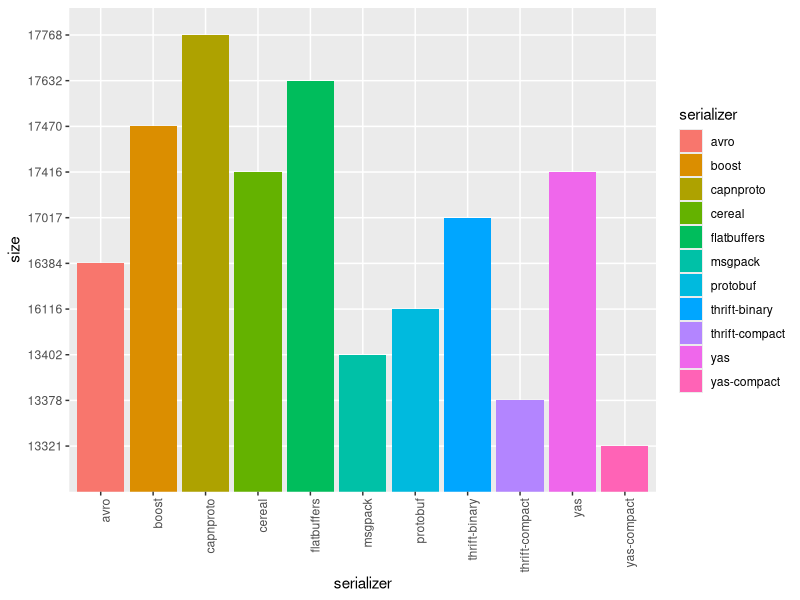
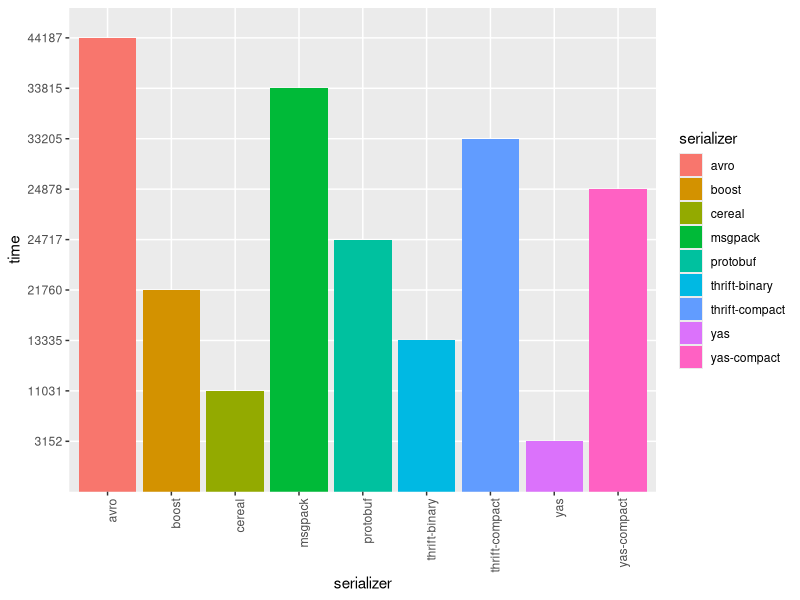
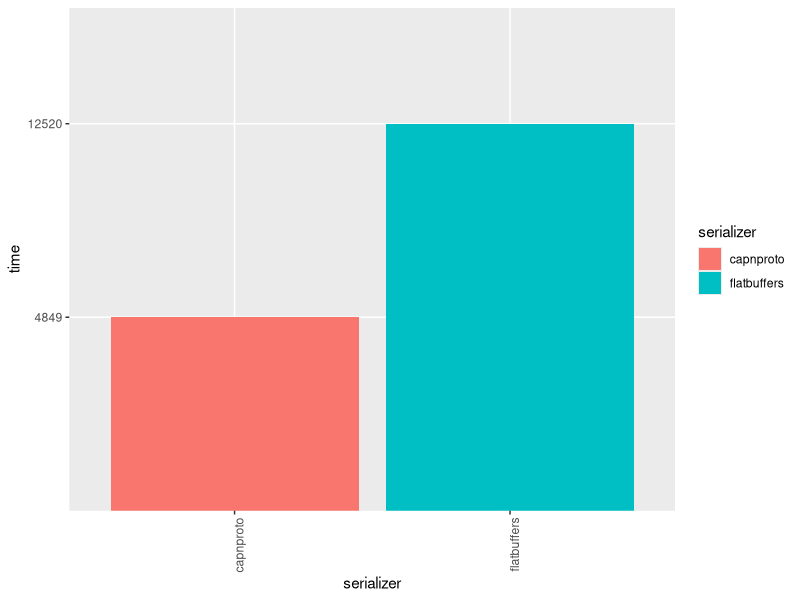

These figures' R source, in order:
library(ggplot2)

names.size <- c("thrift-binary", "thrift-compact", "protobuf", "boost", "msgpack", "cereal", "avro", "capnproto", "flatbuffers", "yas", "yas-compact")
names.time <- c("thrift-binary", "thrift-compact", "protobuf", "boost", "msgpack", "cereal", "avro", "yas", "yas-compact")
names.time2 <- c("capnproto", "flatbuffers")
# data from the 1000000 simulations
# for t in thrift-binary thrift-compact protobuf boost msgpack cereal avro yas yas-compact; do echo -n "$t: "; ./benchmark 1 $t | grep size | awk '{print $4}'; done
size <- c(
     17017 # thrift-binary
    ,13378 # thrift-compact
    ,16116 # protobuf
    ,17470 # boost
    ,13402 # msgpack
    ,17416 # cereal
    ,16384 # avro
    ,17768 # capnproto
    ,17632 # flatbuffers
    ,17416 # yas
    ,13321 # yas-compact
)
# for t in thrift-binary thrift-compact protobuf boost msgpack cereal avro yas yas-compact; do rm -f /tmp/$t.time; echo -n "$t: "; for i in `seq 1 50`; do ./benchmark 1000000 $t | grep time | awk '{print $4}' >>/tmp/$t.time; done; awk '{ sum += $1 } END { print sum/50}' /tmp/$t.time; done
time <- c(
     13335 # thrift-binary
    ,33205 # thrift-compact
    ,24717 # protobuf
    ,21760 # boost
    ,33815 # msgpack
    ,11031 # cereal
    ,44187 # avro
    ,3152  # yas
    ,24878 # yas-compact
)
time2 <- c(
     4849  # capnproto
    ,12520 # flatbuffers
)

data.size <- as.data.frame(list(serializer = names.size, size = size))
data.time <- as.data.frame(list(serializer = names.time, time = time))
data.time2 <- as.data.frame(list(serializer = names.time2, time = time2))

ssize <- ggplot(data.size, aes(x = as.factor(serializer), y = as.factor(size), fill = serializer)) +
    geom_bar(stat = "identity") +
    xlab("serializer") +
    ylab("size") +
    theme(axis.text.x = element_text(angle = 90, hjust = 1))
png(filename="size.png", width = 800, height = 600)
plot(ssize)
dev.off()

stime <- ggplot(data.time, aes(x = as.factor(serializer), y = as.factor(time), fill = serializer)) +
    geom_bar(stat = "identity") +
    xlab("serializer") +
    ylab("time") +
    theme(axis.text.x = element_text(angle = 90, hjust = 1))
png(filename="time.png", width = 800, height = 600)
plot(stime)
dev.off()

stime2 <- ggplot(data.time2, aes(x = as.factor(serializer), y = as.factor(time), fill = serializer)) +
    geom_bar(stat = "identity") +
    xlab("serializer") +
    ylab("time") +
    theme(axis.text.x = element_text(angle = 90, hjust = 1))
png(filename="time2.png", width = 800, height = 600)
plot(stime2)
dev.off()
